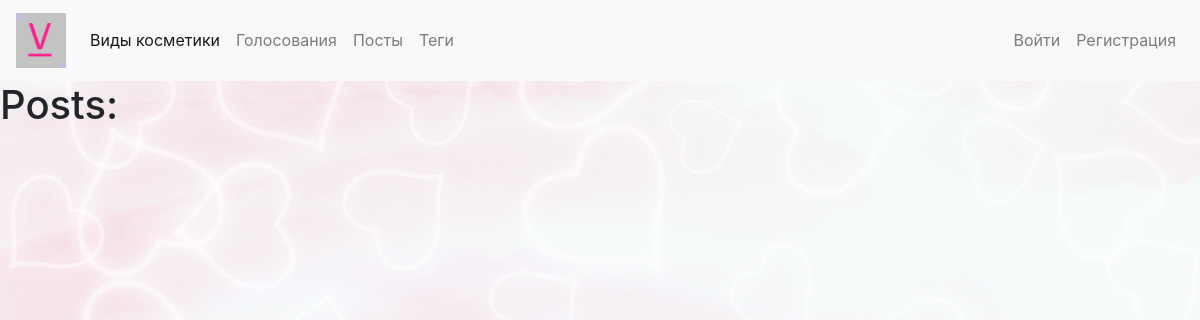
The app's page /posts/, older data.
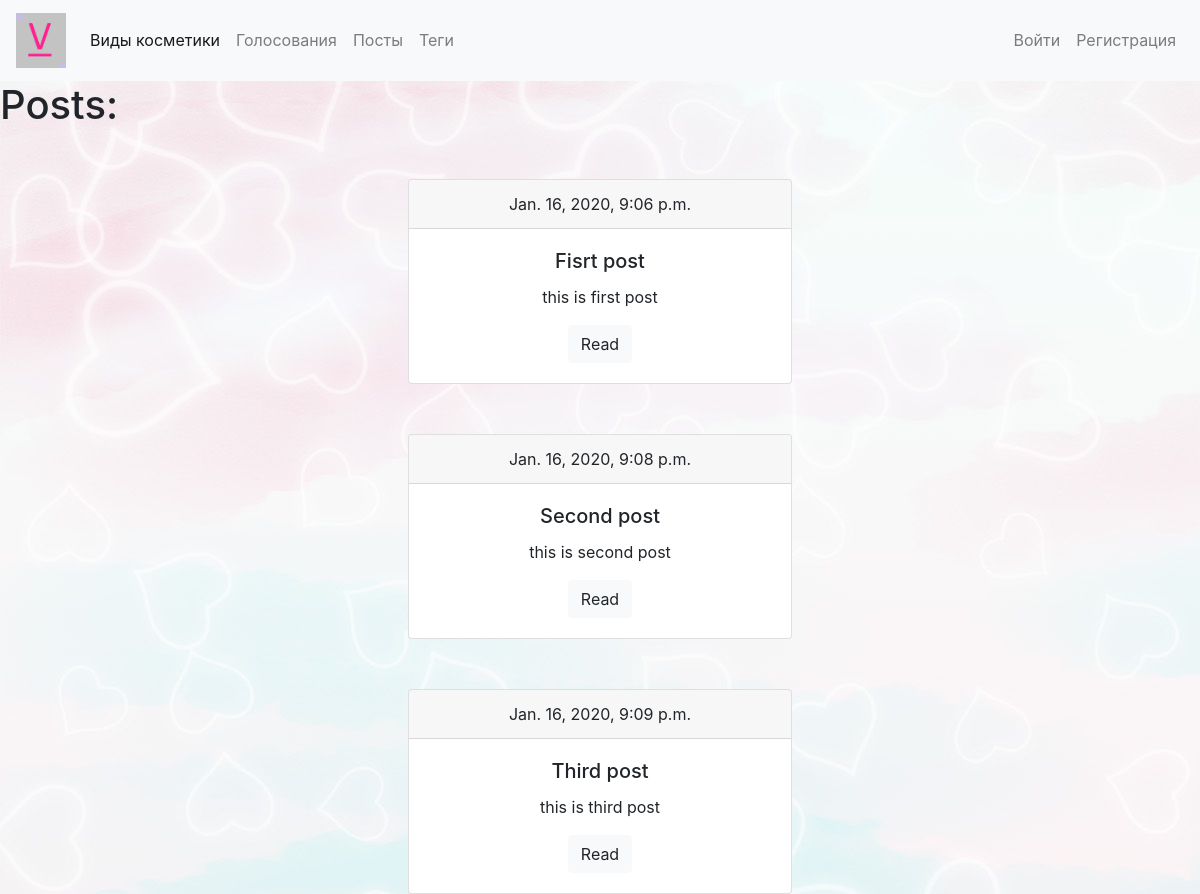
The same page, newer data.
### postapp/models.py (models this page shows, shortened)
class Post(models.Model):
    title = models.CharField(max_length=150, db_index=True)
    slug = models.SlugField(max_length=150,unique=True)
    body = models.TextField(blank=True, db_index=True)
    date_pub = models.DateTimeField(auto_now_add=True)
    tags = models.ManyToManyField('Tag', blank=True, related_name='posts')
    def get_absolute_url(self):
        return reverse('postapp:post_detail', kwargs={'slug': self.slug})

### postapp/views.py (the view)
# urls.py: path('', views.posts_list, name='posts_list'),
def posts_list(request):
    posts = Post.objects.all()
    return render(request,'postapp/index.html',context={'posts':posts})

### postapp/templates/postapp/index.html
{% extends 'base.html' %}
{% block content %}
<h1 class="mb-5">Posts:</h1>
{% for post in posts %}
    <div class="card" style="width: 24rem; text-align: center; margin-left: auto; margin-right: auto; margin-top: 50px;">
        <div class="card-header">
            {{ post.date_pub }}
        </div>
        <div class="card-body">
            <h5 class="card-title">{{ post.title }}</h5>
            <p class="card-text">{{post.body|truncatewords:15}}</p>
            <a href="{{ post.get_absolute_url }}" class="btn btn-light">Read</a>
        </div>
    </div>
{% endfor %}
{% endblock %}

### make_up_site/templates/base.html (shortened to what this page needs)
<!DOCTYPE html>
{% load static %}
<html lang="en">
<head>
  <link rel="stylesheet" href="{% static 'css/base.css' %}">
  <link rel="stylesheet" href="https://stackpath.bootstrapcdn.com/bootstrap/4.3.1/css/bootstrap.min.css">
</head>
<nav class="navbar navbar-expand-lg navbar-light bg-light">
  <a class="navbar-brand" href="{% url 'makeup:index' %}"><img src="/static/media/sitelogo.png" width=50px></a>
  <div class="collapse navbar-collapse" id="navbarSupportedContent">
    <ul class="navbar-nav mr-auto">
      <li class="nav-item active">
        <a class="nav-link" href="{% url 'makeup:types' %}">Виды косметики<span class="sr-only">(current)</span></a>
      </li>
      <li class="nav-item">
        <a class="nav-link" href="{% url 'makeup:polls' %}">Голосования</a>
      </li>
      <li class="nav-item">
        <a class="nav-link" href="{% url 'postapp:posts_list' %}">Посты</a>
      </li>
      <li class="nav-item">
        <a class="nav-link" href="{% url 'postapp:tags_list' %}">Теги</a>
      </li>
    </ul>
  </div>
  <ul class="navbar-nav mr-auto">
    {% if user.is_authenticated %}
    <li class="nav-item"><a class="nav-link" href=" {% url 'makeup:logout' %}">Выйти  {{user.username}} </a></li>
    {% else %}
    <li class="nav-item"><a class="nav-link" href=" {% url 'makeup:login' %}">Войти</a></li>
    <li class="nav-item"><a class="nav-link" href=" {% url 'makeup:register' %}">Регистрация</a></li>
    {% endif %}
  </ul>
</nav>
{% block content %}
{% endblock content %}
</body>
</html>

Row changes from the older to the newer data that the page shows:
added Post: date_pub "Jan. 16, 2020, 9:06 p.m.", title "Fisrt post", body "this is first post"
added Post: date_pub "Jan. 16, 2020, 9:08 p.m.", title "Second post", body "this is second post"
added Post: date_pub "Jan. 16, 2020, 9:09 p.m.", title "Third post", body "this is third post"
